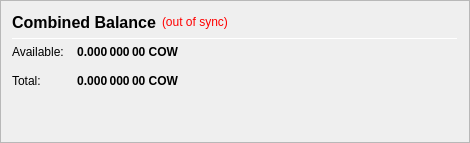
                   <widget class="QFrame" name="frame_CombinedBalances">
			<property name="visible">
			<bool>false</bool>
			</property>
                    <property name="minimumSize">
                     <size>
                      <width>470</width>
                      <height>0</height>
                     </size>
                    </property>
                    <property name="frameShape">
                     <enum>QFrame::StyledPanel</enum>
                    </property>
                    <property name="frameShadow">
                     <enum>QFrame::Raised</enum>
                    </property>
                    <layout class="QVBoxLayout" name="verticalLayout_5">
                     <item>
                      <layout class="QHBoxLayout" name="horizontalLayout_5" stretch="0,0,0">
                       <item>
                        <widget class="QLabel" name="label_5z">
                         <property name="minimumSize">
                          <size>
                           <width>0</width>
                           <height>20</height>
                          </size>
                         </property>
                         <property name="font">
                          <font>
                           <pointsize>12</pointsize>
                           <weight>75</weight>
                           <bold>true</bold>
                          </font>
                         </property>
                         <property name="toolTip">
                          <string>Combined Balance (including unconfirmed and immature coins)</string>
                         </property>
                         <property name="text">
                          <string>Combined Balance</string>
                         </property>
                        </widget>
                       </item>
                       <item>
                        <widget class="QLabel" name="labelWalletStatus">
                         <property name="cursor">
                          <cursorShape>WhatsThisCursor</cursorShape>
                         </property>
                         <property name="toolTip">
                          <string>The displayed information may be out of date. Your wallet automatically synchronizes with the Cowry network after a connection is established, but this process has not completed yet.</string>
                         </property>
                         <property name="styleSheet">
                          <string notr="true">QLabel { color: red; }</string>
                         </property>
                         <property name="text">
                          <string notr="true">(out of sync)</string>
                         </property>
                         <property name="alignment">
                          <set>Qt::AlignLeading|Qt::AlignLeft|Qt::AlignVCenter</set>
                         </property>
                        </widget>
                       </item>
                       <item>
                        <spacer name="horizontalSpacer_1">
                         <property name="orientation">
                          <enum>Qt::Horizontal</enum>
                         </property>
                         <property name="sizeHint" stdset="0">
                          <size>
                           <width>40</width>
                           <height>20</height>
                          </size>
                         </property>
                        </spacer>
                       </item>
                      </layout>
                     </item>
                     <item>
                      <widget class="Line" name="line_CombinedBalance">
                       <property name="minimumSize">
                        <size>
                         <width>0</width>
                         <height>1</height>
                        </size>
                       </property>
                       <property name="maximumSize">
                        <size>
                         <width>16777215</width>
                         <height>1</height>
                        </size>
                       </property>
                       <property name="orientation">
                        <enum>Qt::Horizontal</enum>
                       </property>
                      </widget>
                     </item>
                     <item>
                      <layout class="QGridLayout" name="gridLayout_3">
                       <property name="spacing">
                        <number>12</number>
                       </property>
                       <item row="1" column="0">
                        <widget class="QLabel" name="labelBalanceTextz">
                         <property name="text">
                          <string>Available:</string>
                         </property>
                        </widget>
                       </item>
                       <item row="1" column="1">
                        <widget class="QLabel" name="labelBalancez">
                         <property name="font">
                          <font>
                           <weight>75</weight>
                           <bold>true</bold>
                          </font>
                         </property>
                         <property name="cursor">
                          <cursorShape>IBeamCursor</cursorShape>
                         </property>
                         <property name="toolTip">
                          <string>Your current spendable balance</string>
                         </property>
                         <property name="text">
                          <string notr="true">0.000 000 00 COW</string>
                         </property>
                         <property name="alignment">
                          <set>Qt::AlignRight|Qt::AlignTrailing|Qt::AlignVCenter</set>
                         </property>
                         <property name="textInteractionFlags">
                          <set>Qt::LinksAccessibleByMouse|Qt::TextSelectableByKeyboard|Qt::TextSelectableByMouse</set>
                         </property>
                        </widget>
                       </item>
                       <item row="2" column="0">
                        <widget class="QLabel" name="labelTotalTextz">
                         <property name="text">
                          <string>Total:</string>
                         </property>
                        </widget>
                       </item>
                       <item row="2" column="1">
                        <widget class="QLabel" name="labelTotalz">
                         <property name="font">
                          <font>
                           <weight>75</weight>
                           <bold>true</bold>
                          </font>
                         </property>
                         <property name="cursor">
                          <cursorShape>IBeamCursor</cursorShape>
                         </property>
                         <property name="toolTip">
                          <string>Total Balance, including all unavailable coins.</string>
                         </property>
                         <property name="text">
                          <string notr="true">0.000 000 00 COW</string>
                         </property>
                         <property name="alignment">
                          <set>Qt::AlignRight|Qt::AlignTrailing|Qt::AlignVCenter</set>
                         </property>
                         <property name="textInteractionFlags">
                          <set>Qt::LinksAccessibleByMouse|Qt::TextSelectableByKeyboard|Qt::TextSelectableByMouse</set>
                         </property>
                        </widget>
                       </item>
                       <item row="2" column="3">
                        <spacer name="horizontalSpacer_2">
                         <property name="orientation">
                          <enum>Qt::Horizontal</enum>
                         </property>
                         <property name="sizeHint" stdset="0">
                          <size>
                           <width>40</width>
                           <height>20</height>
                          </size>
                         </property>
                        </spacer>
                       </item>
                      </layout>
                     </item>
                     <item>
                      <spacer name="verticalSpacer_1">
                       <property name="orientation">
                        <enum>Qt::Vertical</enum>
                       </property>
                       <property name="sizeHint" stdset="0">
                        <size>
                         <width>20</width>
                         <height>40</height>
                        </size>
                       </property>
                      </spacer>
                     </item>
                    </layout>
                   </widget>
